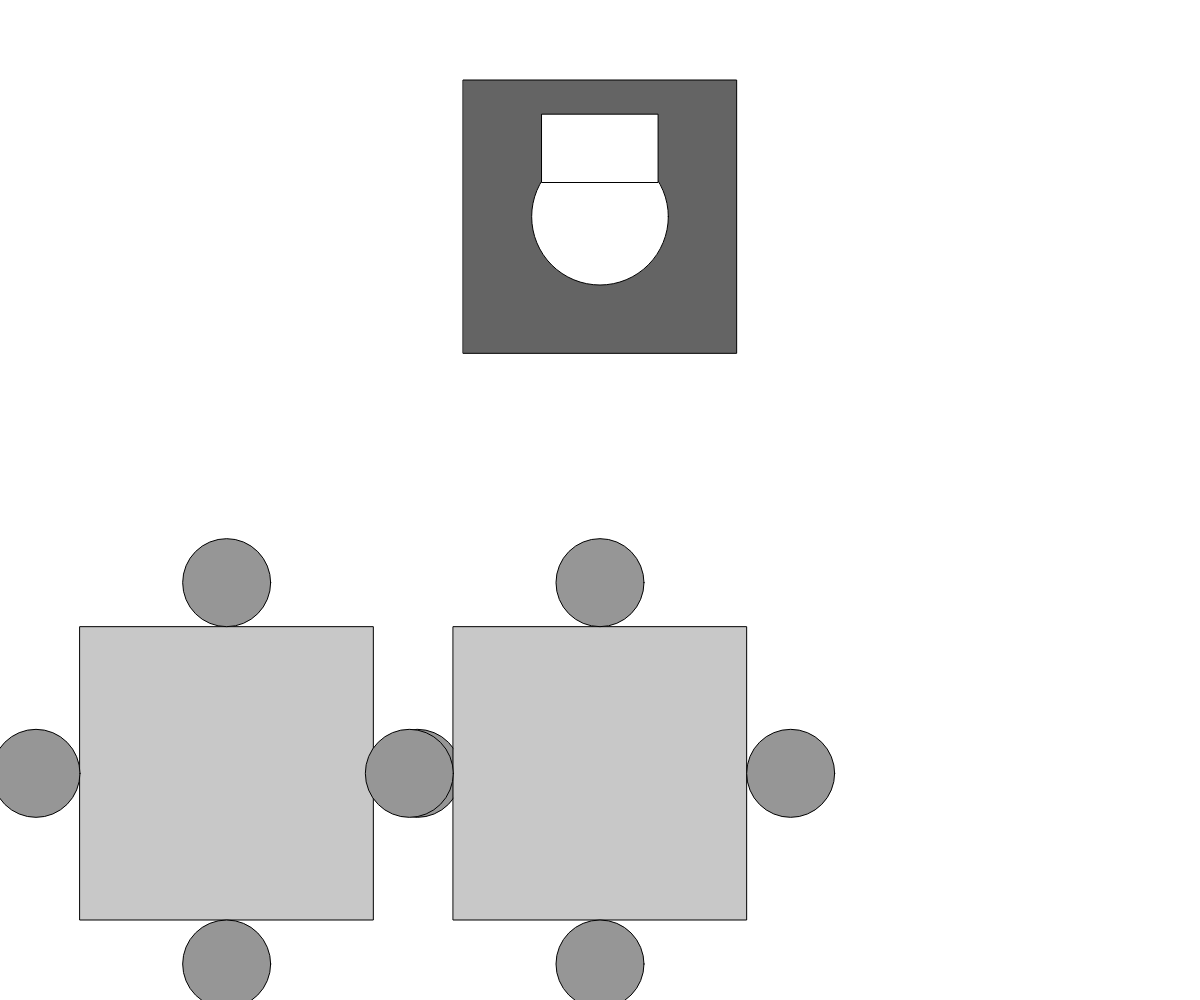
Frame 1 (no input)
Frame 2 (the mouse pressed at the canvas centre, redrawn once): identical to frame 1, image omitted

The p5.js sketch that drew this single still picture (run headless with seeded random() and noise() and a simulated clock; the mouse was pressed at the canvas centre and the sketch redrawn once):

// p5.js sketch
// ── sketch.js
function setup() {
    createCanvas(windowWidth, windowHeight);
    noLoop();
  }
  
  function draw() {
    background(255);
  
    let padding = 80; 
    let squareSize = (width - padding * 4) / 3; 
  
    // Draw two tables
    drawTable(padding, height - padding - squareSize, squareSize);
    drawTable(
      padding * 2 + squareSize,
      height - padding - squareSize,
      squareSize
    );
  
    // Draw the toilet
    let stallSize =
      min(width - padding * 2, height - padding * 2 - squareSize) / 2; // Stall size
    drawToilet(width / 2, padding + stallSize / 2, stallSize);
  }
  
// ── classes.js
class Alignment {
    constructor(name, compatibilityMatrix) {
      this.name = name;
      this.compatibilityMatrix = compatibilityMatrix;
    }
  }
  
  class Character {
    constructor(alignment, startOrder) {
      this.alignment = alignment;
      this.seat = null;
      this.relationships = [];
      this.startOrder = startOrder;
    }
  
    chooseSeat(tables) {
      // Logic for choosing a seat based on alignment and relationships
    }
  
    converseWith(otherCharacter) {
      // Logic for conversation
    }
  }
  
  class Relationship {
    constructor() {
      this.score = 3; // Default score
      this.history = [];
    }
  
    updateScore(newScore) {
      this.history.push(this.score);
      this.score = newScore;
    }
  }
  
  class Memory {
    constructor(character) {
      this.character = character;
      this.pastConversations = [];
    }
  
    remember(conversation) {
      this.pastConversations.push(conversation);
    }
  }
  
  class Table {
    constructor(position) {
      this.characters = [];
      this.position = position;
    }
  
    addCharacter(character) {
      this.characters.push(character);
    }
  }
  
  class Conversation {
    constructor(characters, topic) {
      this.characters = characters;
      this.topic = topic;
      this.outcome = null;
      this.summary = '';
    }
  }
  
  class Turn {
    constructor(state, order) {
      this.state = state; // 'choosingSeats' or 'conversing'
      this.order = order;
    }
  }
  
  class Game {
    constructor(characters) {
      this.turn = null;
      this.result = null;
      this.characters = characters;
    }
  
    startNewTurn() {
      // Logic to start a new turn
    }
  
    calculateResult() {
      // Logic to calculate game result
    }
  }
  
// ── scene.js
function drawTable(x, y, size) {
    fill(200);
    rect(x, y, size, size);
  
    let seatDiameter = size * 0.3;
    fill(150);
    ellipse(x + size / 2, y - seatDiameter / 2, seatDiameter);
    ellipse(x + size / 2, y + size + seatDiameter / 2, seatDiameter);
    ellipse(x - seatDiameter / 2, y + size / 2, seatDiameter);
    ellipse(x + size + seatDiameter / 2, y + size / 2, seatDiameter);
  }
  
  function drawToilet(centerX, centerY, stallSize) {
    fill(100);
    rect(centerX - stallSize / 2, centerY - stallSize / 2, stallSize, stallSize);
  
    let toiletRadius = stallSize * 0.25; 
    let toiletRectWidth = toiletRadius * 1.7; 
    let toiletRectHeight = toiletRadius; 
  
    fill(255); 
    ellipse(centerX, centerY, toiletRadius * 2); 
    fill(255); 
    rect(
      centerX - toiletRectWidth / 2,
      centerY - toiletRadius - toiletRectHeight / 2,
      toiletRectWidth,
      toiletRectHeight
    ); 
  }
  
